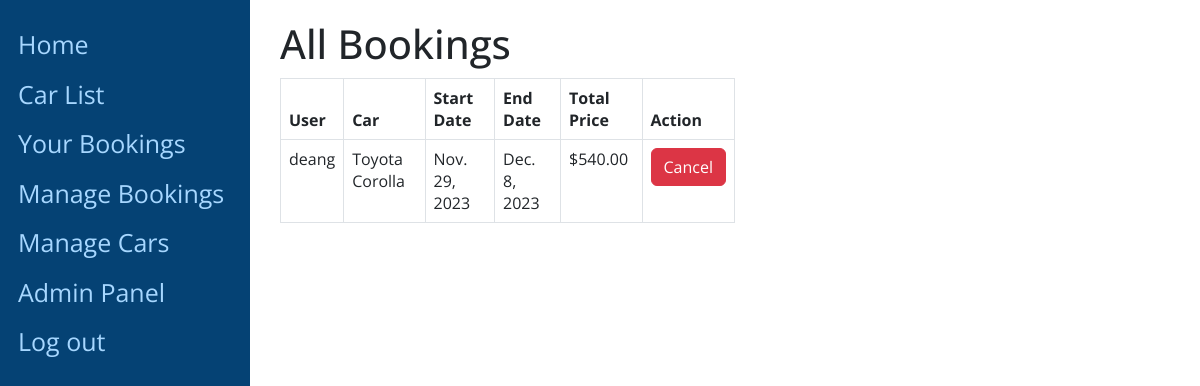
The app's page /bookings/view-all-bookings/ (signed in), older data.
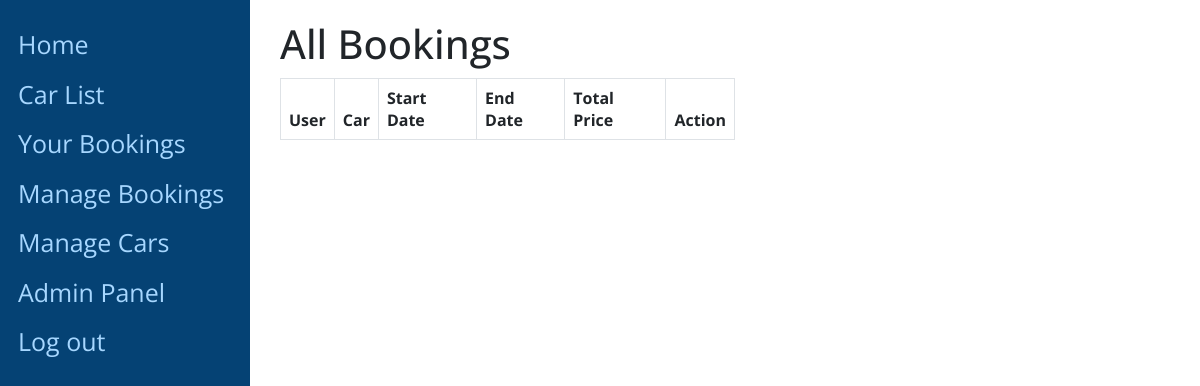
The same page, newer data.
### bookings/models.py (models this page shows, shortened)
class Booking(models.Model):
    car = models.ForeignKey(Car, on_delete=models.CASCADE)
    user = models.ForeignKey(User, on_delete=models.CASCADE)
    start_date = models.DateField()
    end_date = models.DateField()
    total_price = models.DecimalField(max_digits=10, decimal_places=2, null=True, blank=True)
    created_at = models.DateTimeField(auto_now_add=True)

### main/models.py (models this page shows, shortened)
class Car(models.Model):
    COLOUR_CHOICES = (
    ('Black', 'Black'),
    ('Blue', 'Blue'),
    ('Brown', 'Brown'),
    ('Gray', 'Gray'),
    ('Green', 'Green'),
    ('LightBlue', 'LightBlue'),
    ('Navy', 'Navy'),
    ('Red', 'Red'),
    ('Silver', 'Silver'),
    ('White', 'White'),
    )
    YEAR_CHOICES = (
        (2023, '2023'),
        (2022, '2022'),
        (2021, '2021'),
        (2020, '2020'),
        (2019, '2019'),
        (2018, '2018'),
        (2017, '2017'),
        (2016, '2016'),
        (2015, '2015'),
    )
    make = models.CharField(max_length=100)
    model = models.CharField(max_length=100)
    colour = models.CharField(max_length=20, choices=COLOUR_CHOICES)
    year = models.IntegerField(choices=YEAR_CHOICES)
    price_per_day = models.DecimalField(max_digits=10, decimal_places=2)
    is_available = models.BooleanField(default=True)
    pricing_state = models.CharField(max_length=20, default='RegularPricingState')

### bookings/views.py (the view, shortened to what this page needs)
# urls.py: path('view-all-bookings/', views.view_all_bookings, name='view-all-bookings'),
@staff_member_required
def view_all_bookings(request):
    bookings = Booking.objects.all()
    return render(request, 'bookings/view_all_bookings.html', {'bookings': bookings})

### bookings/templates/bookings/view_all_bookings.html (shortened to what this page needs)
{% extends 'main/base.html' %}
{% block content %}
<div style="width: 50%;">
  <h1>All Bookings</h1>
  <table style="width: 100%;" class="table table-bordered">
    <thead>
      <tr>
        <th>User</th>
        <th>Car</th>
        <th>Start Date</th>
        <th>End Date</th>
        <th>Total Price</th>
        <th>Action</th>
      </tr>
    </thead>
    <tbody>
      {% for booking in bookings %}
        <tr>
          <td>{{ booking.user.username }}</td>
          <td>{{ booking.car.make }} {{ booking.car.model }}</td>
          <td>{{ booking.start_date }}</td>
          <td>{{ booking.end_date }}</td>
          <td>${{ booking.total_price }}</td>
          <td>
            <form method="post" onsubmit="return confirm('Are you sure you want to cancel this booking?');">
              <button type="submit" class="btn btn-danger">Cancel</button>
            </form>
          </td>
        </tr>
      {% endfor %}
    </tbody>
  </table>
</div>
{% endblock %}

Row changes from the older to the newer data that the page shows:
removed Booking: user.username "deang", car.make "Toyota", car.model "Corolla", start_date "Nov. 29, 2023", end_date "Dec. 8, 2023", total_price "540.00"
